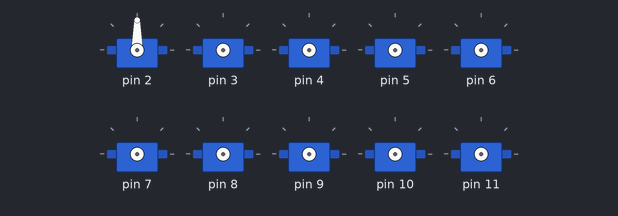
Bench run of a sketch on a simulated Arduino Uno, built with avr-gcc and run on an emulated ATmega328P. Parts: 10 × servo.

Above: at 0.1 s.
At 1.0 s:
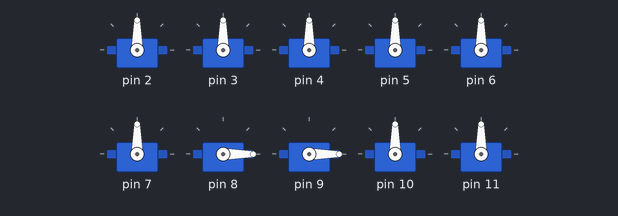
At 1.9 s:
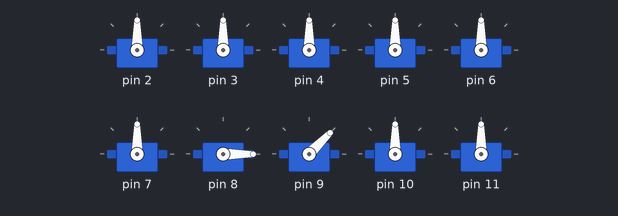
At 2.4 s:
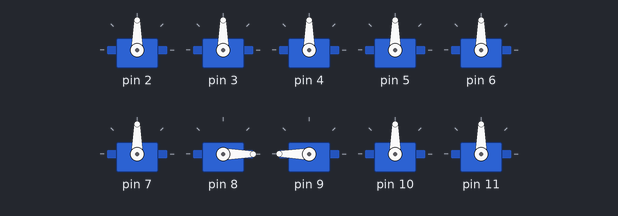
Timing chart, 0 to 3.9 s (numbered marks = the images above):
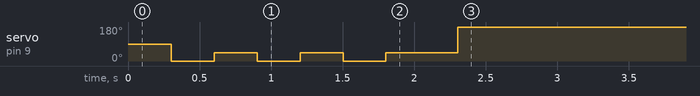

Measured:
- by itself, servo on pin 9: 90° → 0° at 0.30 s, → 45° 0.30 s later, → 0° 0.30 s later, → 45° 0.30 s later, … (7 changes in this stretch)

The sketch:

hello.ino
```cpp
/* makebot R BOT hello code
 * makebot homepage(English) : http://makebot.mystrikingly.com/
 * makebot homepage(Korean) : https://makebot.modoo.at
 * files : https://github.com/makebot-lab/rbot
 * R BOT is humanoid robot made by WONDAEHAN.
 */
#include <Rbot.h>

Rbot Rbot;

void setup() {
  Rbot.ready();
  Rbot.motion(1);
}

void loop() {

}
```
